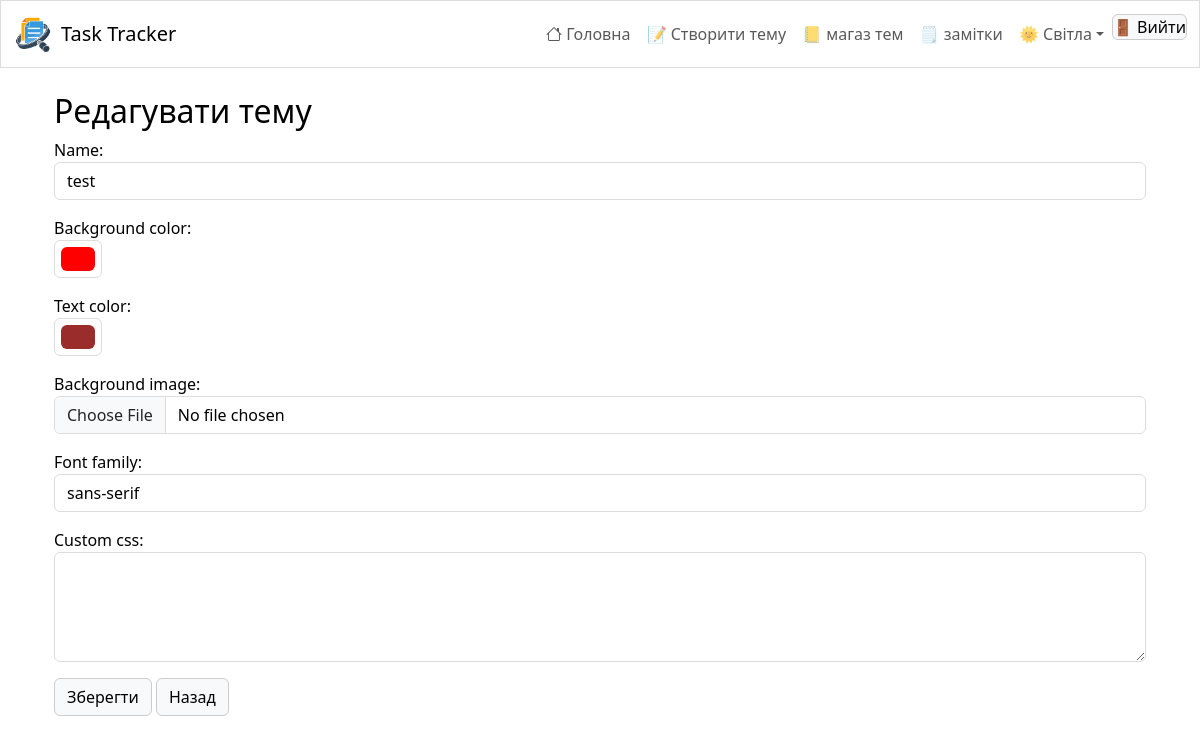
Page /themes/1/update/ (signed in) on the earlier database version.
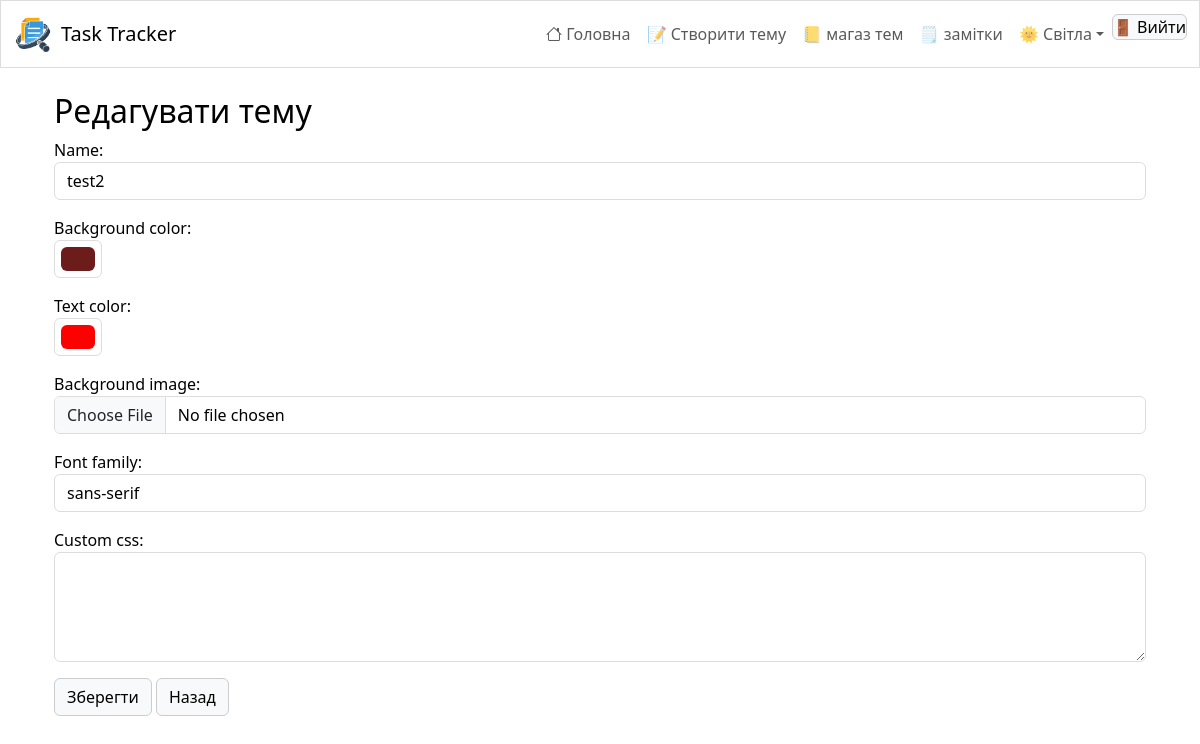
Same page on the later database version.
### tasks/models.py (models this page shows, shortened)
class Theme(models.Model):
    user = models.ForeignKey(User, on_delete=models.CASCADE, related_name="themes")
    name = models.CharField(max_length=100)
    background_color = models.CharField(max_length=7, default="#ffffff")
    text_color = models.CharField(max_length=7, default="#000000")
    custom_css = models.TextField(blank=True)
    background_image = models.ImageField(upload_to='themes/images/', blank=True, null=True)
    font_family = models.CharField(max_length=100, default="sans-serif")
    is_active = models.BooleanField(default=False)
    description = models.TextField(blank=True, null=True)
    workshop = models.TextField(blank=True, null=True)
    primary_color = models.CharField(max_length=7, default="#0000ff")
    secondary_color = models.CharField(max_length=7, default="#00ff00")

### tasks/views.py (the view, shortened to what this page needs)
# urls.py: path('themes/<int:pk>/update/', ThemeUpdateView.as_view(), name='theme-update'),
class ThemeUpdateView(LoginRequiredMixin, UpdateView):
    model = Theme
    form_class = ThemeForm
    template_name = 'themes/theme_form.html'
    success_url = reverse_lazy('tasks:workshop')

### tasks/forms.py
class ThemeForm(forms.ModelForm):
    class Meta:
        model = Theme
        fields = [
            'name',
            'background_color',
            'text_color',
            'background_image',
            'font_family',
            'custom_css',
        ]
        widgets = {
            'background_color': forms.TextInput(attrs={'type': 'color', 'class': 'form-control form-control-color'}),
            'text_color': forms.TextInput(attrs={'type': 'color', 'class': 'form-control form-control-color'}),
            'font_family': forms.TextInput(attrs={'class': 'form-control'}),
            'custom_css': forms.Textarea(attrs={'class': 'form-control', 'rows': 4}),
        }
    def __init__(self, *args, **kwargs):
        super(ThemeForm, self).__init__(*args, **kwargs)
        for field in self.fields:
            if field not in ['background_color', 'text_color', 'custom_css', 'font_family']:
                self.fields[field].widget.attrs.update({'class': 'form-control'})

### templates/themes/theme_form.html (shortened to what this page needs)
{% extends "base.html" %}
{% block content %}
<div class="container mt-4">
    <h2>{% if form.instance.pk %}Редагувати тему{% else %}Створити тему{% endif %}</h2>
    <form method="post">
        {{ form.as_p }}
        <button type="submit" class="btn btn-success">Зберегти</button>
        <a href="{% url 'tasks:workshop' %}" class="btn btn-secondary">Назад</a>
    </form>
</div>
{% endblock %}

Differences in the rows shown:
changed Theme "#ff0000": name "test" → "test2"; background_color "#ff0000" → "#6d1c1c"; text_color "#9b2c2c" → "#ff0000"
